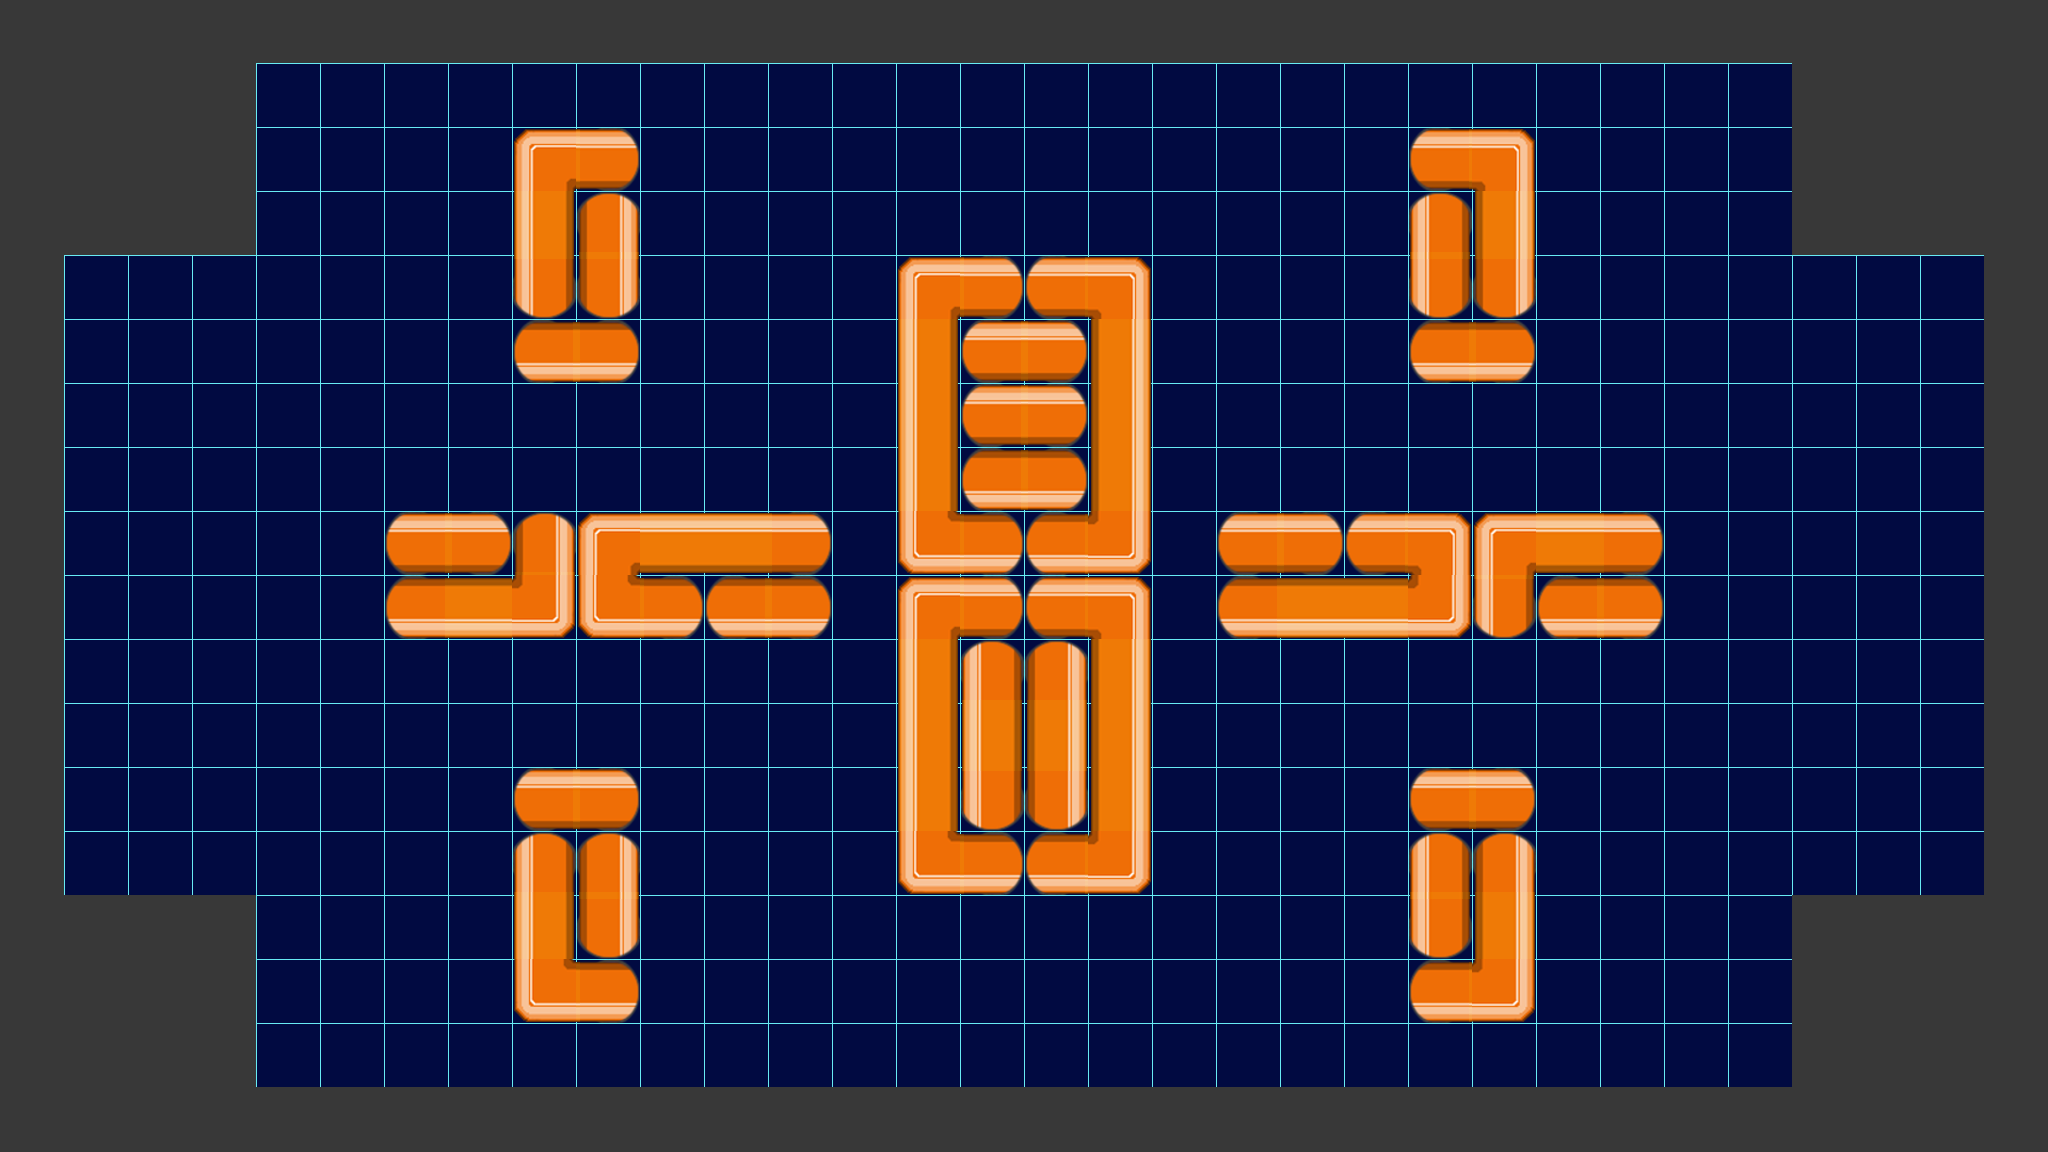

This game map was drawn from its Tiled (.tmx) file and the tilesets committed beside it. A one-line description and the full map source follow:
An orthogonal 32x18 tile map with 64x64 px tiles, 1 tile layer (tiles) and 15 objects.

<map version="1.0" tiledversion="1.0.3" orientation="orthogonal" renderorder="right-down" width="32" height="18" tilewidth="64" tileheight="64" nextobjectid="16">
 <tileset firstgid="1" source="NeonPulseTiles.tsx" />
 <layer name="tiles" width="32" height="18">
  <data encoding="csv">
9,9,9,9,9,9,9,9,9,9,9,9,9,9,9,9,9,9,9,9,9,9,9,9,9,9,9,9,9,9,9,9,
9,9,9,9,10,10,10,10,10,10,10,10,10,10,10,10,10,10,10,10,10,10,10,10,10,10,10,10,9,9,9,9,
9,9,9,9,10,10,10,10,23,27,10,10,10,10,10,10,10,10,10,10,10,10,24,20,10,10,10,10,9,9,9,9,
9,9,9,9,10,10,10,10,29,33,10,10,10,10,10,10,10,10,10,10,10,10,32,30,10,10,10,10,9,9,9,9,
9,10,10,10,10,10,10,10,34,35,10,10,10,10,23,27,24,20,10,10,10,10,34,35,10,10,10,10,10,10,10,9,
9,10,10,10,10,10,10,10,25,26,10,10,10,10,29,24,27,30,10,10,10,10,25,26,10,10,10,10,10,10,10,9,
9,10,10,10,10,10,10,10,10,10,10,10,10,10,29,24,27,30,10,10,10,10,10,10,10,10,10,10,10,10,10,9,
9,10,10,10,10,10,10,10,10,10,10,10,10,10,29,25,26,30,10,10,10,10,10,10,10,10,10,10,10,10,10,9,
9,10,10,10,10,10,24,27,33,23,31,31,27,10,21,26,25,22,10,24,27,24,20,23,31,27,10,10,10,10,10,9,
9,10,10,10,10,10,25,28,22,21,26,25,26,10,23,27,24,20,10,25,28,28,22,34,25,26,10,10,10,10,10,9,
9,10,10,10,10,10,10,10,10,10,10,10,10,10,29,32,33,30,10,10,10,10,10,10,10,10,10,10,10,10,10,9,
9,10,10,10,10,10,10,10,10,10,10,10,10,10,29,29,30,30,10,10,10,10,10,10,10,10,10,10,10,10,10,9,
9,10,10,10,10,10,10,10,24,27,10,10,10,10,29,34,35,30,10,10,10,10,24,27,10,10,10,10,10,10,10,9,
9,10,10,10,10,10,10,10,32,33,10,10,10,10,21,26,25,22,10,10,10,10,32,33,10,10,10,10,10,10,10,9,
9,9,9,9,10,10,10,10,29,35,10,10,10,10,10,10,10,10,10,10,10,10,34,30,10,10,10,10,9,9,9,9,
9,9,9,9,10,10,10,10,21,26,10,10,10,10,10,10,10,10,10,10,10,10,25,22,10,10,10,10,9,9,9,9,
9,9,9,9,10,10,10,10,10,10,10,10,10,10,10,10,10,10,10,10,10,10,10,10,10,10,10,10,9,9,9,9,
9,9,9,9,9,9,9,9,9,9,9,9,9,9,9,9,9,9,9,9,9,9,9,9,9,9,9,9,9,9,9,9
</data>
 </layer>
 <objectgroup name="pit" visible="0">
  <object id="8" x="0" y="0" width="256" height="256" />
  <object id="9" x="0" y="256" width="64" height="640" />
  <object id="10" x="0" y="896" width="256" height="256" />
  <object id="11" x="256" y="1088" width="1792" height="64" />
  <object id="12" x="1792" y="896" width="256" height="192" />
  <object id="13" x="1984" y="0" width="64" height="896" />
  <object id="14" x="1792" y="0" width="192" height="256" />
  <object id="15" x="256" y="0" width="1536" height="64" />
 </objectgroup>
 <objectgroup name="wall" visible="0">
  <object id="1" x="896" y="256" width="256" height="640" />
  <object id="2" x="1216" y="512" width="448" height="128" />
  <object id="3" x="1408" y="128" width="128" height="256" />
  <object id="4" x="512" y="128" width="128" height="256" />
  <object id="5" x="384" y="512" width="448" height="128" />
  <object id="6" x="512" y="768" width="128" height="256" />
  <object id="7" x="1408" y="768" width="128" height="256" />
 </objectgroup>
</map>